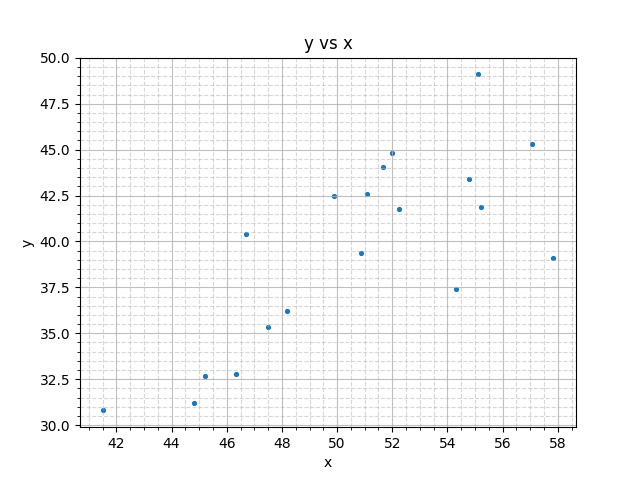

Python code for this plot:
#!/usr/bin/env python3
# -*- coding: utf-8 -*-
"""
Created on Thu Oct 29 21:46:22 2026

@author: Home
"""
import numpy as np
import scipy.stats as stats
import matplotlib.pyplot as plt

x = [55.10, 44.83, 46.32, 51.10, 49.89, 45.20, 48.18, 46.70, 54.31, 41.50, 47.50, 52.00, 52.25, 50.86, 51.66, 54.77, 57.06, 57.84, 55.22]
y = [49.10, 31.20, 32.80, 42.60, 42.50, 32.70, 36.21, 40.40, 37.42, 30.80, 35.34, 44.80, 41.75, 39.35, 44.07, 43.40, 45.30, 39.08, 41.89]

n = len(x)

S_xx = np.sum((x-np.mean(x))**2)
S_yy = np.sum((y-np.mean(y))**2)
S_xy = np.sum((x-np.mean(x))*(y-np.mean(y)))

r = S_xy/(np.sqrt(S_xx)*np.sqrt(S_yy))

v = n-2 # Where is this from? Devore computes two values of v that are then
# used to compute z.
z = 0.5*np.log((1+r)/(1-r))/np.sqrt(n-3)

P = 2*(1 - stats.norm.cdf(abs(z))) # Why factor of two?

print(f'r = {r}')
print(f'P = {P}')

plt.scatter(x, y,s=7.5)
plt.title('y vs x')
plt.minorticks_on()
plt.grid(which='major',linestyle='-',alpha=0.8)
plt.grid(which='minor',linestyle='--',alpha=0.5)
plt.xlabel('x')
plt.ylabel('y')
plt.savefig("HW6_2.png")
plt.show()
